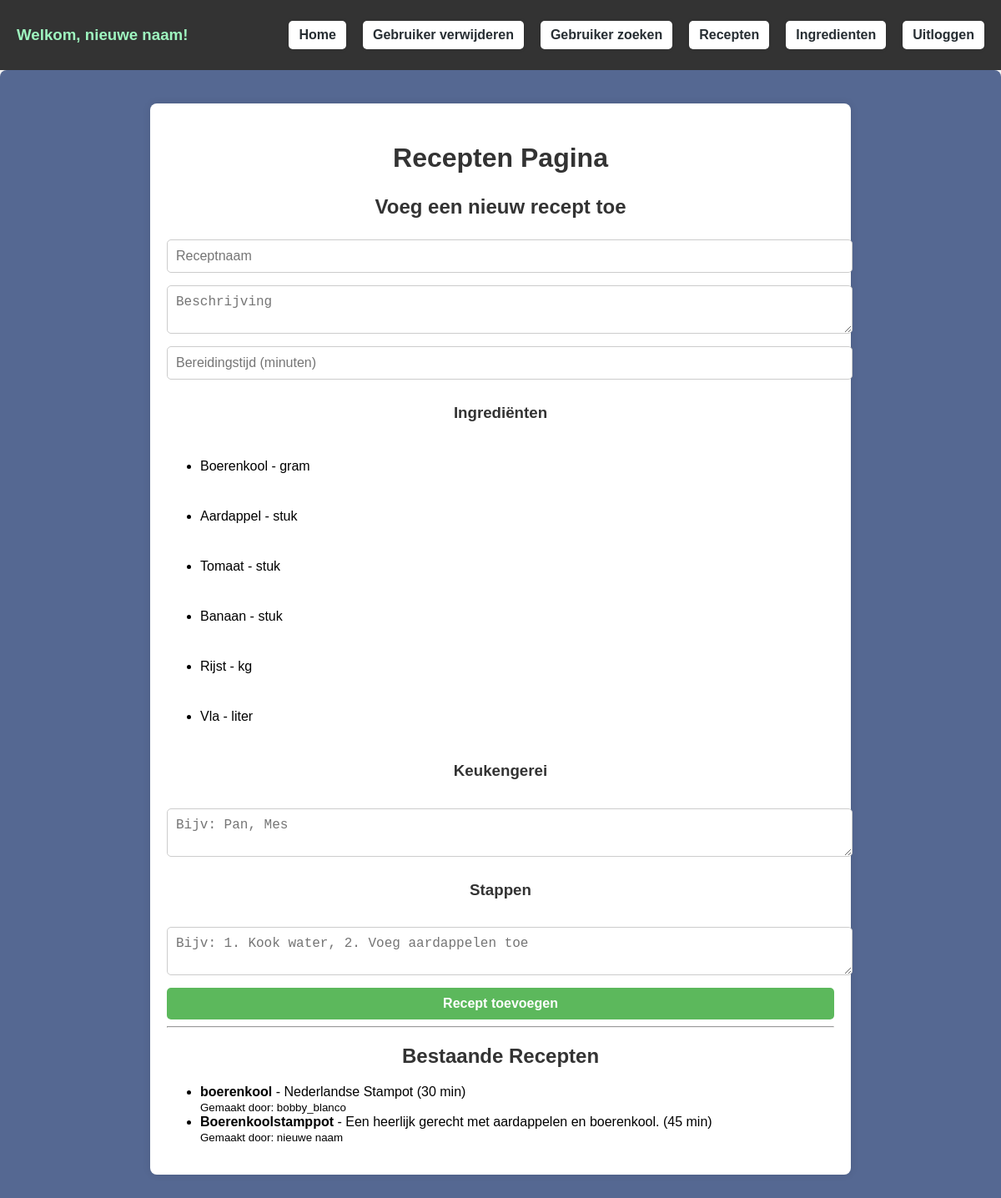
The page /?page=recepten (signed in) on the database its author committed.
### tables this page shows
CREATE TABLE `ingredienten` (
  `id` int(11) NOT NULL,
  `naam` varchar(255) NOT NULL,
  `eenheid` varchar(50) DEFAULT NULL,
  `categorie` enum('Groente','Fruit','Vlees','Zuivel','Kruiden','Specerijen','Granen','Overig') NOT NULL DEFAULT 'Overig'
);

CREATE TABLE `recepten` (
  `id` int(11) NOT NULL,
  `user_id` int(11) DEFAULT NULL,
  `naam` varchar(255) NOT NULL,
  `beschrijving` text DEFAULT NULL,
  `bereidingstijd` int(11) DEFAULT NULL,
  `datum_toegevoegd` timestamp NOT NULL DEFAULT current_timestamp()
);

CREATE TABLE `users` (
  `id` int(11) NOT NULL,
  `username` varchar(255) NOT NULL,
  `pass` varchar(255) NOT NULL,
  `email` varchar(255) NOT NULL
);

### pages/recepten.php (the view, shortened to what this page needs)
<?php
$sql = "SELECT recepten.*, users.username FROM recepten
        JOIN users ON recepten.user_id = users.id";
$stmt = $pdo->query($sql);
$recepten = $stmt->fetchAll(PDO::FETCH_ASSOC);
$sql_i = "SELECT * FROM ingredienten";
$stmt_i = $pdo->query($sql_i);
$ingredienten = $stmt_i->fetchAll(PDO::FETCH_ASSOC);
?>
<div>
    <div class="container">
        <h1>Recepten Pagina</h1>
        <h2>Voeg een nieuw recept toe</h2>
        <form action="includes/formhandler.inc.php" method="post">
            <input type="text" name="naam" placeholder="Receptnaam" required>
            <textarea name="beschrijving" placeholder="Beschrijving"></textarea>
            <input type="number" name="bereidingstijd" placeholder="Bereidingstijd (minuten)" required>
            <h3>Ingrediënten</h3>
            <?php foreach ($ingredienten as $ingredient) : ?>
                <ul class="no-style">
                    <li>
                        <?php echo htmlspecialchars($ingredient['naam']); ?> -
                        <?php echo htmlspecialchars($ingredient['eenheid']); ?>
                    </li>
                </ul>
            <?php endforeach; ?>
            <h3>Keukengerei</h3>
            <textarea name="keukengerei" placeholder="Bijv: Pan, Mes"></textarea>
            <h3>Stappen</h3>
            <textarea name="stappen" placeholder="Bijv: 1. Kook water, 2. Voeg aardappelen toe"></textarea>
            <button type="submit">Recept toevoegen</button>
        </form>
        <hr>
        <h2>Bestaande Recepten</h2>
        <ul>
            <?php foreach ($recepten as $recept): ?>
                <li>
                    <strong><?php echo htmlspecialchars($recept['naam']); ?></strong> -
                    <?php echo htmlspecialchars($recept['beschrijving']); ?>
                    (<?php echo $recept['bereidingstijd']; ?> min)
                    <br>
                    <small>Gemaakt door: <?php echo htmlspecialchars($recept['username']); ?></small>
                </li>
            <?php endforeach; ?>
        </ul>
    </div>
</div>

### css/index.styles.css (style rules this page uses)
h1 { font-size: 2rem; color: #333; text-align: center; }

### css/recepten.styles.css (style rules this page uses)
body { font-family: Arial, sans-serif; background-color: #f4f4f4; margin: 0; padding: 0; }
.container { width: 80%; max-width: 800px; margin: 20px auto; background: white; padding: 20px; border-radius: 8px; box-shadow: 0 0 10px rgba(0, 0, 0, 0.1); }
h1, h2, h3 { text-align: center; color: #333; }
form { display: flex; flex-direction: column; gap: 10px; }
input, textarea, button { width: 100%; padding: 10px; margin-top: 5px; border: 1px solid #ccc; border-radius: 5px; font-size: 1rem; }
button { background-color: #5cb85c; color: white; font-weight: bold; border: none; cursor: pointer; }

### rows shown on the page
ingredienten: naam "Boerenkool", eenheid "gram"
ingredienten: naam "Aardappel", eenheid "stuk"
ingredienten: naam "Tomaat", eenheid "stuk"
ingredienten: naam "Banaan", eenheid "stuk"
ingredienten: naam "Rijst", eenheid "kg"
ingredienten: naam "Vla", eenheid "liter"
recepten: naam "boerenkool", beschrijving "Nederlandse Stampot", bereidingstijd "30", user.username "bobby_blanco"
recepten: naam "Boerenkoolstamppot", beschrijving "Een heerlijk gerecht met aardappelen en boerenkool.", bereidingstijd "45", user.username "nieuwe naam"

### other values the page prints
$_SESSION["username"] "nieuwe naam"
